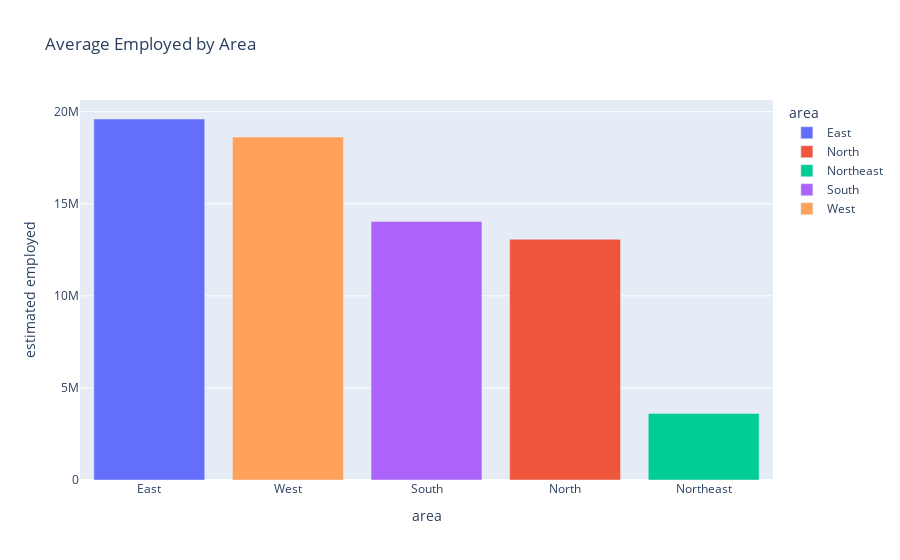

Write notebook code for a chart like this one.
### Markdown cell above
##### Estimated employed by area

### Code cell
# Bar Plot of Average Estimated Employed by Area
mean_employed_area = my_df.groupby('area')['estimated employed'].mean().reset_index()
fig = px.bar(
    mean_employed_area,
    x='area',
    y='estimated employed',
    color='area',
    title='Average Employed by Area'
)
fig.update_layout(xaxis={'categoryorder': 'total descending'})
fig.show()

### Figure 1 — Plotly figure (JSON) as saved in the notebook; plotly's stock layout.template omitted (floating-point values rounded to 4 significant figures)
{"data": [{"alignmentgroup": "True", "hovertemplate": "area=%{x}<br>estimated employed=%{y}<extra></extra>", "legendgroup": "East", "marker": {"color": "#636efa", "pattern": {"shape": ""}}, "name": "East", "offsetgroup": "East", "orientation": "v", "showlegend": true, "textposition": "auto", "type": "bar", "x": ["East"], "xaxis": "x", "y": [19600000.0], "yaxis": "y"}, {"alignmentgroup": "True", "hovertemplate": "area=%{x}<br>estimated employed=%{y}<extra></extra>", "legendgroup": "North", "marker": {"color": "#EF553B", "pattern": {"shape": ""}}, "name": "North", "offsetgroup": "North", "orientation": "v", "showlegend": true, "textposition": "auto", "type": "bar", "x": ["North"], "xaxis": "x", "y": [13070000.0], "yaxis": "y"}, {"alignmentgroup": "True", "hovertemplate": "area=%{x}<br>estimated employed=%{y}<extra></extra>", "legendgroup": "Northeast", "marker": {"color": "#00cc96", "pattern": {"shape": ""}}, "name": "Northeast", "offsetgroup": "Northeast", "orientation": "v", "showlegend": true, "textposition": "auto", "type": "bar", "x": ["Northeast"], "xaxis": "x", "y": [3617000.0], "yaxis": "y"}, {"alignmentgroup": "True", "hovertemplate": "area=%{x}<br>estimated employed=%{y}<extra></extra>", "legendgroup": "South", "marker": {"color": "#ab63fa", "pattern": {"shape": ""}}, "name": "South", "offsetgroup": "South", "orientation": "v", "showlegend": true, "textposition": "auto", "type": "bar", "x": ["South"], "xaxis": "x", "y": [14040000.0], "yaxis": "y"}, {"alignmentgroup": "True", "hovertemplate": "area=%{x}<br>estimated employed=%{y}<extra></extra>", "legendgroup": "West", "marker": {"color": "#FFA15A", "pattern": {"shape": ""}}, "name": "West", "offsetgroup": "West", "orientation": "v", "showlegend": true, "textposition": "auto", "type": "bar", "x": ["West"], "xaxis": "x", "y": [18620000.0], "yaxis": "y"}], "layout": {"barmode": "relative", "legend": {"title": {"text": "area"}, "tracegroupgap": 0}, "title": {"text": "Average Employed by Area"}, "xaxis": {"anchor": "y", "categoryarray": ["East", "North", "Northeast", "South", "West"], "categoryorder": "total descending", "domain": [0, 1], "title": {"text": "area"}}, "yaxis": {"anchor": "x", "domain": [0, 1], "title": {"text": "estimated employed"}}}}
